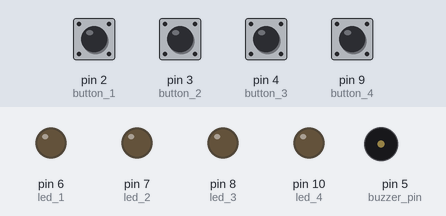
Recording of a sketch running on a simulated Arduino Uno, built with avr-gcc and run on an emulated ATmega328P. Shown: output pins drawn as LEDs (lit = HIGH), buzzer (waves = sounding, pin HIGH). Dashed ring = blinking. The test bench sets the inputs (shaded band); at power-on: pin 2 (button_1), pin 3 (button_2), pin 4 (button_3), pin 9 (button_4) HIGH.

Above: at 1.2 s.
1.3 s: pin 9 (button_4) pulled LOW for 0.15 s
At 1.4 s:
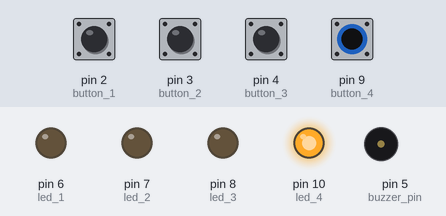
3.0 s: pin 2 (button_1) pulled LOW for 0.15 s
At 3.25 s:
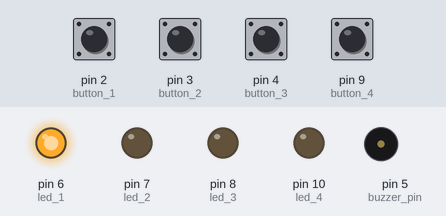
4.9 s: pin 2 (button_1) driven LOW and pin 9 (button_4) driven LOW
At 5.15 s:
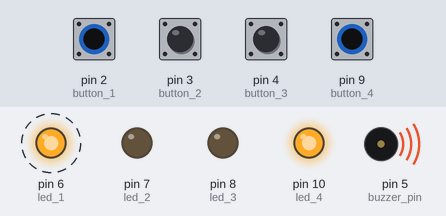
7.9 s: pin 3 (button_2) pulled LOW for 0.15 s
At 8.75 s:
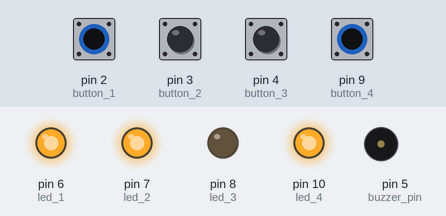
10.9 s: pin 4 (button_3) pulled LOW for 1 s
At 12.15 s:
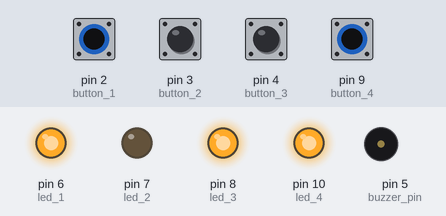
13.9 s: pin 2 (button_1) driven HIGH
At 15.3 s:
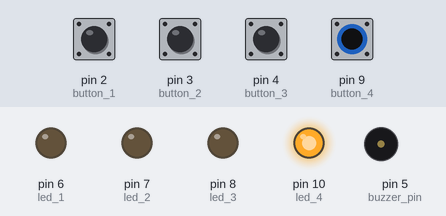
Timing chart, 0 to 16.6 s (numbered marks = the images above; inputs shaded):
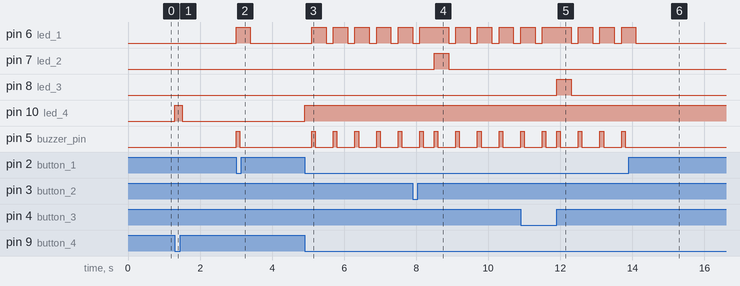

The sketch:

sketch_sep20c.ino
```cpp
#define buzzer_pin 5

#define button_1 2
#define button_2 3
#define button_3 4
#define button_4 9

#define led_1 6
#define led_2 7
#define led_3 8
#define led_4 10


uint8_t b1_state, b2_state, b3_state, b4_state = 0;
uint8_t flag = 0;


void setup() {
  Serial.begin(9600);

  pinMode(buzzer_pin, OUTPUT);

  pinMode(led_1, OUTPUT);
  pinMode(led_2, OUTPUT);
  pinMode(led_3, OUTPUT);
  pinMode(led_4, OUTPUT);

  pinMode(button_1, INPUT_PULLUP);
  pinMode(button_2, INPUT_PULLUP);
  pinMode(button_3, INPUT_PULLUP);
  pinMode(button_4, INPUT_PULLUP);

  digitalWrite(led_1, LOW);
  digitalWrite(led_2, LOW);
  digitalWrite(led_3, LOW);
  digitalWrite(led_4, LOW);
}

void loop() {
  b1_state = digitalRead(button_1);
  b2_state = digitalRead(button_2);
  b3_state = digitalRead(button_3);
  b4_state = digitalRead(button_4);

  digitalWrite(led_1, LOW);
  digitalWrite(led_2, LOW);
  digitalWrite(led_3, LOW);
  digitalWrite(led_4, LOW);

  // Serial.print("Button 1 state: ");
  // Serial.println(b1_state);

  if (b4_state == 0)
  {
    flag = 1;
    digitalWrite(led_4, HIGH);
    delay(200);
  }

  if (flag == 1) {

    if (b1_state == 0)
    {
      digitalWrite(led_1, HIGH);
      alarm();
      flag = 0;
    }

    if (b2_state == 0)
    {
      digitalWrite(led_2, HIGH);
      alarm();
      flag = 0;
    }

    if (b3_state == 0)
    {
      digitalWrite(led_3, HIGH);
      alarm();
      flag = 0;
    }
  }

}


void alarm()
{
    digitalWrite(buzzer_pin, HIGH);
    delay(100);                     // ON for 100 ms
    digitalWrite(buzzer_pin, LOW);
    delay(300);
}
```

Measured:
- after the input at 1.3 s, pin 10 (led_4): LOW → HIGH at once, → LOW 0.20 s later
- after the input at 3.0 s, pin 6 (led_1): LOW → HIGH at once, → LOW 0.40 s later; pin 5 (buzzer_pin): LOW → HIGH at once, → LOW 0.10 s later
- after the input at 4.9 s, pin 6 (led_1): alternates HIGH for 0.40 s and LOW for 0.20 s, starting after 0.20 s; pin 10 (led_4): LOW → HIGH at once; pin 5 (buzzer_pin): alternates HIGH for 0.10 s and LOW for 0.50 s, starting after 0.20 s
- after the input at 7.9 s, pin 7 (led_2): LOW → HIGH after 0.60 s, → LOW 0.40 s later
- after the input at 10.9 s, pin 8 (led_3): LOW → HIGH after 1.0 s, → LOW 0.40 s later
- after the input at 13.9 s, pin 6 (led_1): goes on until 14.1 s, then stays LOW; pin 5 (buzzer_pin): stops changing and stays LOW
